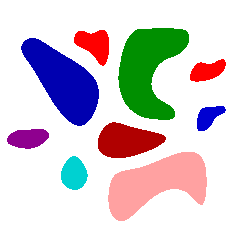
#> input picture in/objetos3.png, 238 x 238 px
$ jupyter execute --allow-errors project3.ipynb   (older library calls are emulated)
#> lines starting #> are read from the running program, lines starting #| are printed output that depends on the picture; after the words box and inside, x2 and y2 are one past the last pixel; in counts of white or black regions, pixels touching at a corner belong together; long printed decimals are rounded
### Importação das bibliotecas necessárias

[cell 1]
import numpy as np
from skimage import filters
from skimage import io
from skimage import measure
import matplotlib.pyplot as plt
import cv2
import time

## Conversão de imagem RGB para escala de cinza
Utilizamos a mesma fórmula fornecida no primeiro trabalho, que pode ser implementada de maneira fácil e eficiente utilizando o numpy.

[cell 2]
# Executar essa célula antes da célula seguinte
def rbg_to_gray(img):
    copy = np.dot(img[:,:,:], [0.2989, 0.5870, 0.1140])
    return copy

[cell 3]
img_name = 'objetos3.png'
img = io.imread('in/' + img_name)
#> img is the input picture: shape (238, 238, 3); mean R, G, B 212.4, 205.5, 209.9

if img is None:
    sys.exit("Could not read the image.")

start = time.time()
copy = rbg_to_gray(img)
end = time.time()

f, axarr = plt.subplots(1,2, figsize = (6,6))
axarr[0].imshow(img)
axarr[0].set_title("Original")

axarr[1].imshow(copy, cmap = 'gray')
axarr[1].set_title("Escala de cinza")
plt.show()
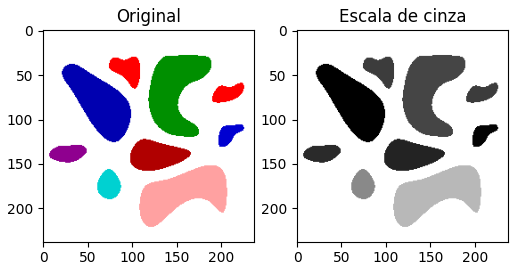
#> figure drawn by matplotlib, 2 panels

print("Tempo para processar a imagem: %.3fs" %(end - start))

if not cv2.imwrite('out/gray.png', copy):
    print("Falha ao salvar a imagem")

## Conversão da imagem RGB para monocromática
Para melhorar o desempenho de alguns algoritmos utilizados a seguir, a imagem utilizada deve ser monocromática, com background em preto e foreground branco.

[cell 4]
# Executar essa célula antes da célula seguinte
def rbg_to_binary(img):
    copy = img.copy()
    copy[np.any(copy < 255, axis= 2)] = 0
    copy[copy == 255] = 1
    return 1 - copy[:, :,0]

[cell 5]
img_name = 'objetos1.png'
img = io.imread('in/' + img_name)
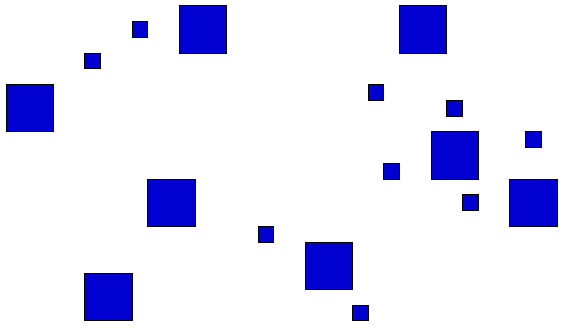
#> input picture in/objetos1.png, 563 x 327 px
#> img is the input picture: shape (327, 563, 3); mean R, G, B 225.6, 225.6, 247.3

if img is None:
    sys.exit("Could not read the image.")

start = time.time()
copy = rbg_to_binary(img)
#> in rbg_to_binary, `copy[np.any(copy < 255, axis= 2)] = 0`:
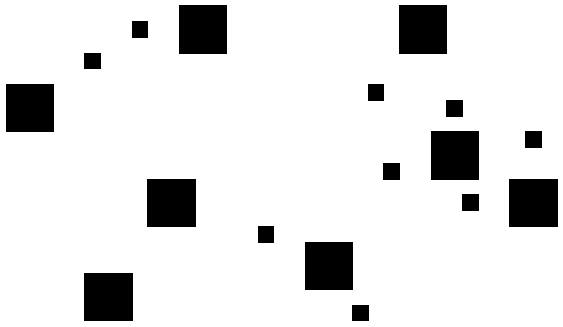
#> copy: shape (327, 563, 3); 88.5% white; 17 black regions, largest, box (x1, y1, x2, y2) and area: (179, 5, 227, 54) 2352, (399, 5, 447, 54) 2352, (431, 131, 479, 180) 2352
end = time.time()

f, axarr = plt.subplots(1,2, figsize = (8,8))
axarr[0].imshow(img)
axarr[0].set_title("Original")

axarr[1].imshow(copy * 255, cmap = 'gray')
axarr[1].set_title("Preto e branco")
plt.show()
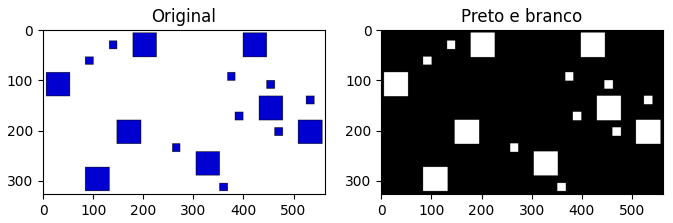
#> figure drawn by matplotlib, 2 panels

print("Tempo para processar a imagem: %.3fs" %(end - start))

if not cv2.imwrite('out/mono_ex.png', copy * 255):
    print("Falha ao salvar a imagem")

## Detecção dos contornos usando a função findContours da biblioteca OpenCV.

[cell 6]
img_name = 'objetos3.png'
img = io.imread('in/' + img_name)

if img is None:
    sys.exit("Could not read the image.")

start = time.time()
copy = rbg_to_binary(img).astype(np.uint8)
#> in rbg_to_binary (call 2), `copy[np.any(copy < 255, axis= 2)] = 0`:
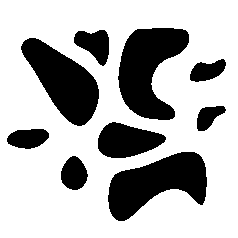
#> copy: shape (238, 238, 3); 71.3% white; 9 black regions, largest, box (x1, y1, x2, y2) and area: (118, 28, 189, 120) 3969, (108, 152, 207, 221) 3934, (21, 38, 99, 126) 3584
#> in rbg_to_binary (call 2), `return 1 - copy[:, :,0]`: returned value: shape (238, 238); values 0 (black) and 1 (white), 28.7% white; 9 white regions

contours, hierarchy = cv2.findContours(copy, cv2.RETR_LIST, cv2.CHAIN_APPROX_NONE)
#> contours = 9 contours; largest, box (x1, y1, x2, y2) and area: (118, 28, 189, 120) 3831, (108, 152, 207, 221) 3801, (21, 38, 99, 126) 3478, (98, 122, 166, 158) 1606, (74, 30, 109, 66) 738
contour = np.ones(img.shape)
cv2.drawContours(contour, contours, -1, (0,0,0), 3)
#> contour: shape (238, 238, 3) float64; values 0 (black) and 1 (white), 88.2% white; 9 black regions, largest, box (x1, y1, x2, y2) and area: (116, 26, 191, 122) 1369, (106, 150, 209, 223) 1317, (19, 36, 101, 128) 1055

end = time.time()

f, axarr = plt.subplots(1,2, figsize = (6,6))
axarr[0].imshow(img)
axarr[0].set_title("Original")

axarr[1].imshow(contour, cmap = 'gray')
axarr[1].set_title("Bordas")
plt.show()

print("Tempo para processar a imagem: %.3fs" %(end - start))

if not cv2.imwrite('out/contour.png', contour * 255):
    print("Falha ao salvar a imagem")

## Detecção dos contornos por Canny da biblioteca OpenCV.

[cell 7]
img_name = 'objetos3.png'
img = io.imread('in/' + img_name)

if img is None:
    sys.exit("Could not read the image.")

start = time.time()
copy = rbg_to_gray(img).astype(np.uint8)
#> copy: shape (238, 238)

edges = 255 - cv2.Canny(copy * 255, 100, 255)
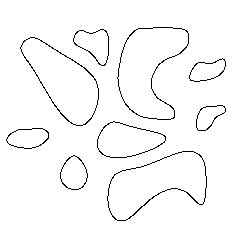
#> edges: shape (238, 238); 97.2% white; black in thin lines or dots, all inside (x1, y1, x2, y2) = (6, 27, 226, 221)

end = time.time()

f, axarr = plt.subplots(1,2, figsize = (6,6))
axarr[0].imshow(img, cmap = 'gray')
axarr[0].set_title("Original")

axarr[1].imshow(edges, cmap = 'gray')
axarr[1].set_title("Bordas")
plt.show()

print("Tempo para processar a imagem: %.3fs" %(end - start))

if not cv2.imwrite('out/canny.png', edges):
    print("Falha ao salvar a imagem")

## Obtenção das propriedades dos objetos da imagem
A identificação de cada objeto será feita com a função connectedComponents, enquanto para a extração de suas propriedades a função regionprops_table será utilizada, ambas da biblioteca OpenCV.

[cell 8]
img_name = 'objetos3.png'
img = io.imread('in/' + img_name)

if img is None:
    sys.exit("Could not read the image.")

copy = rbg_to_binary(img)

# Labels é uma matriz com as mesmas dimensões da imagem, onde cada elemento tem valor igual ao identificador da região da qual o pixel correspondente pertence
numLabels, labels = cv2.connectedComponents(copy, 8, cv2.CV_32S)
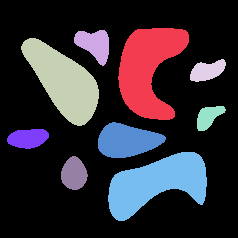
#> labels: shape (238, 238) int32; 10 distinct labels, from 0 to 9; one colour per label, 0 black
#> numLabels = 10
props = measure.regionprops_table(labels, properties = ('centroid', 'area', 'perimeter', 'eccentricity', 'solidity'))
#> props = 6 items

print('Número de regiões:', numLabels - 1)
#| Número de regiões: 9

for label in range(numLabels):
    # A label 0 corresponde ao background
    if label == 0:
        continue

    centroids = (props['centroid-0'][label - 1], props['centroid-1'][label - 1])
    cv2.putText(img, str(label), (int(centroids[1]) - 5, int(centroids[0]) + 5), cv2.FONT_HERSHEY_SIMPLEX, 0.4, 0, 1)

    area = props['area'][label - 1]
    perimeter = props['perimeter'][label - 1]
    eccentricity = props['eccentricity'][label - 1]
    solidity = props['solidity'][label - 1]

    print("Região: {} área: {:>4} perímetro: {:>7.3f} excentricidade: {:.5f} solidez: {:.5f}".format(label, area, perimeter, eccentricity, solidity))
#> this loop made 10 passes
#> (centroids, area, perimeter, eccentricity, solidity) on passes 2 to 10: ((68.51, 147.8), 3969, 313.8, 0.816, 0.747), ((43.97, 94.1), 791, 120, 0.741, 0.896), ((80.95, 63.04), 3584, 259.5, 0.898, 0.976), ((70.46, 206.9), 540, 99.25, 0.89, 0.902), ((116.4, 208.1), 438, 88.77, 0.856, 0.909), ((140.4, 126.6), 1684, 174.1, 0.868, 0.967), ((137.9, 27.62), 642, 103, 0.89, 0.963), ((182.7, 156.6), 3934, 305.4, 0.911, 0.773), ((173.4, 73.65), 675, 96.33, 0.62, 0.97)
#| Região: 1 área: 3969.0 perímetro: 313.765 excentricidade: 0.8164 solidez: 0.7466
#| Região: 2 área: 791.0 perímetro: 119.983 excentricidade: 0.7411 solidez: 0.8958
#| Região: 3 área: 3584.0 perímetro: 259.463 excentricidade: 0.8981 solidez: 0.9755
#| Região: 4 área: 540.0 perímetro:  99.255 excentricidade: 0.8896 solidez: 0.9015
#| Região: 5 área: 438.0 perímetro:  88.770 excentricidade: 0.8559 solidez: 0.9087
#| Região: 6 área: 1684.0 perímetro: 174.125 excentricidade: 0.8682 solidez: 0.9673
#| Região: 7 área: 642.0 perímetro: 103.012 excentricidade: 0.8902 solidez: 0.9625
#| Região: 8 área: 3934.0 perímetro: 305.421 excentricidade: 0.911 solidez: 0.7732
#> (further printed lines are left out)
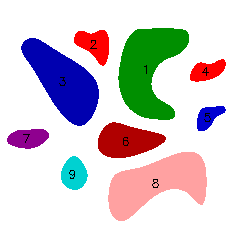
#> img: shape (238, 238, 3); 0.32% of pixels changed, all inside (x1, y1, x2, y2) = (23, 40, 211, 188)

plt.imshow(img)
img = cv2.cvtColor(img, cv2.COLOR_BGR2RGB)

if not cv2.imwrite('out/labeled.png', img):
    print("Falha ao salvar a imagem")

## Construção do histograma de áreas
A extração das áreas dos objetos da imagem é feita na célula anterior, então execute-a antes dessa.

A altura do histograma é equivalente ao número de objetos em cada classificação de área, sendo pequenas para áreas menores que 1500 pixels, médias entre 1500 e 3000 pixels e grandes quando maiores ou iguais a 3000 pixels.

#> (a cell that did not finish here is left out)

### Cálculo do perímetro pela soma dos pixels de borda obtidos por Canny

[cell 10]
img_name = 'objetos3.png'
img = io.imread('in/' + img_name)

if img is None:
    sys.exit("Could not read the image.")

copy = rbg_to_binary(img)

edges = cv2.Canny(copy * 255, 100, 255)
numLabels, labels, stats, centroids = cv2.connectedComponentsWithStats(edges, 8, cv2.CV_32S)
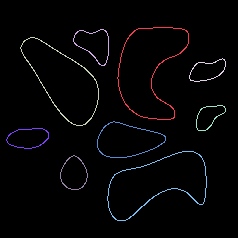
#> labels: shape (238, 238) int32; 10 distinct labels, from 0 to 9; one colour per label, 0 black
#> stats = [[0, 0, 238, 238, 55083], [117, 27, 72, 93, 311], [73, 29, 36, 37, 122], [20, 37, 79, 89, 268], [189, 58, 37, 24, 98], [196, 105, 30, 26, 88], [97, 121, 69, 37, 167], [6, 128, 43, 21, 104], [107, 151, 100, 70, 304], [60, 155, 28, 35, 99]]; centroids = [[118.3, 118.6], [151.2, 71.02], [93.51, 44.69], [61.63, 80.27], [207.3, 69.93], [208.8, 116.3], [128.2, 140], [28.47, 137.5], [158, 185.5], [73.4, 173]]

print('Número de regiões:', numLabels - 1)
#| Número de regiões: 9

for label in range(numLabels):
    # A label 0 corresponde ao background
    if label == 0:
        continue

    area = stats[label, cv2.CC_STAT_AREA]
    (x, y) = centroids[label]

    cv2.putText(img, str(label), (int(x), int(y)), cv2.FONT_HERSHEY_SIMPLEX, 0.4, 0, 1)

    print("Região: {} perímetro: {}".format(label, area))
#> this loop made 10 passes
#> (area, x, y) on passes 2 to 10: (311, 151.2, 71.02), (122, 93.51, 44.69), (268, 61.63, 80.27), (98, 207.3, 69.93), (88, 208.8, 116.3), (167, 128.2, 140), (104, 28.47, 137.5), (304, 158, 185.5), (99, 73.4, 173)
#| Região: 1 perímetro: 311
#| Região: 2 perímetro: 122
#| Região: 3 perímetro: 268
#| Região: 4 perímetro: 98
#| Região: 5 perímetro: 88
#| Região: 6 perímetro: 167
#| Região: 7 perímetro: 104
#| Região: 8 perímetro: 304
#> (further printed lines are left out)
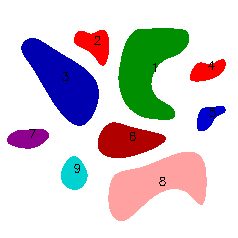
#> img: shape (238, 238, 3); 0.32% of pixels changed, all inside (x1, y1, x2, y2) = (29, 36, 216, 186)

plt.imshow(img)
img = cv2.cvtColor(img, cv2.COLOR_BGR2RGB)

if not cv2.imwrite('out/labeled.png', img):
    print("Falha ao salvar a imagem")
